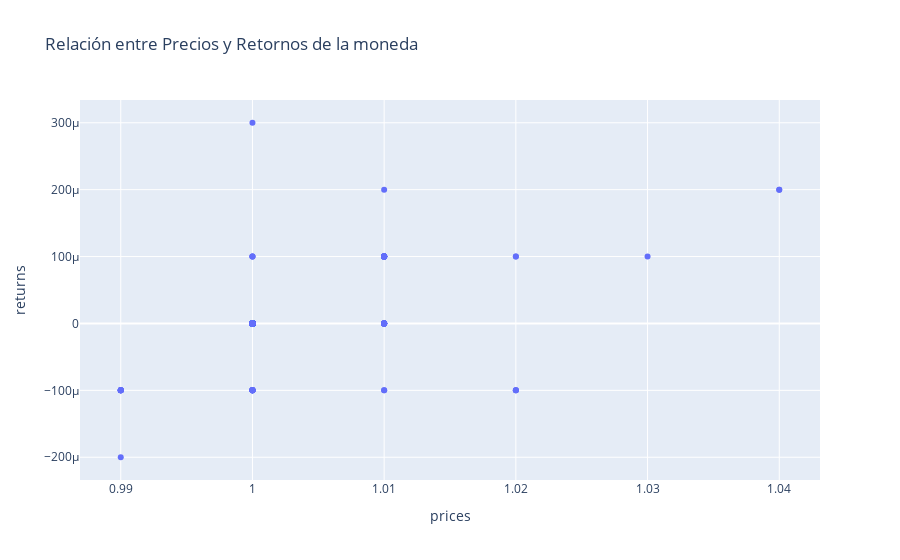

The notebook cell saved with this chart:
### Code cell
# Crear un gráfico de barras de las diferencias de precios en diferentes fechas
fig_price_returns = px.scatter(usd_coin_df, x='prices', y='returns', title='Relación entre Precios y Retornos de la moneda')
fig_price_returns.show()

### Figure 1 — Plotly figure (JSON) as saved in the notebook; plotly's stock layout.template omitted (floating-point values rounded to 4 significant figures; data arrays with more than 128 entries replaced by an {"elided": "..."} marker saying what was removed)
{"data": [{"hovertemplate": "prices=%{x}<br>returns=%{y}<extra></extra>", "legendgroup": "", "marker": {"color": "#636efa", "symbol": "circle"}, "mode": "markers", "name": "", "orientation": "v", "showlegend": false, "type": "scatter", "x": {"elided": "464 float values"}, "xaxis": "x", "y": {"elided": "464 float values"}, "yaxis": "y"}], "layout": {"legend": {"tracegroupgap": 0}, "title": {"text": "Relación entre Precios y Retornos de la moneda"}, "xaxis": {"anchor": "y", "domain": [0, 1], "title": {"text": "prices"}}, "yaxis": {"anchor": "x", "domain": [0, 1], "title": {"text": "returns"}}}}
